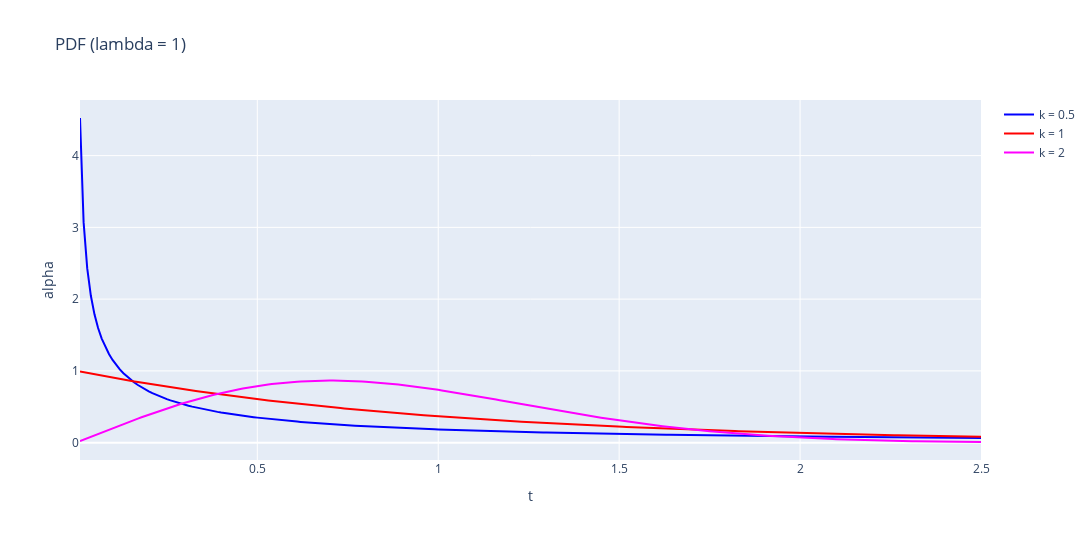

The code cell stored with this chart in its notebook:
### Markdown cell above
##### PDF

### Code cell
# @title CDF values
x, y05, y1, y2 = [], [], [], []

for t in range(1, 251, 1):
    t /= 100
    x.append(t)
    y05.append(f_Weibull(t, 0.5, 2))
    y1.append(f_Weibull(t, 1, 1))
    y2.append(f_Weibull(t, 2, math.sqrt(math.pi)/2))

plot(x, x, x, y05, y1, y2, "t", "alpha", "PDF (lambda = 1)")

### Figure 1 — Plotly figure (JSON) as saved in the notebook; plotly's stock layout.template omitted (floating-point values rounded to 4 significant figures; data arrays with more than 128 entries replaced by an {"elided": "..."} marker saying what was removed)
{"data": [{"marker": {"color": "blue"}, "mode": "lines", "name": "k = 0.5", "type": "scatter", "x": {"elided": "250 float values"}, "y": {"elided": "250 float values"}}, {"marker": {"color": "red"}, "mode": "lines", "name": "k = 1", "type": "scatter", "x": {"elided": "250 float values"}, "y": {"elided": "250 float values"}}, {"marker": {"color": "magenta"}, "mode": "lines", "name": "k = 2", "type": "scatter", "x": {"elided": "250 float values"}, "y": {"elided": "250 float values"}}], "layout": {"height": 540, "title": {"text": "PDF (lambda = 1)"}, "width": 1152, "xaxis": {"title": {"text": "t"}}, "yaxis": {"title": {"text": "alpha"}}}}
